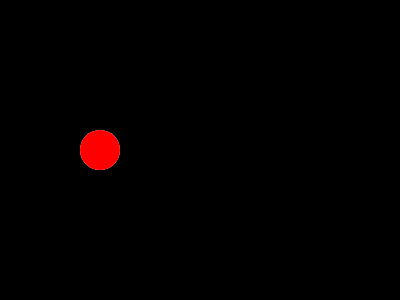
Frame 1 (no input)
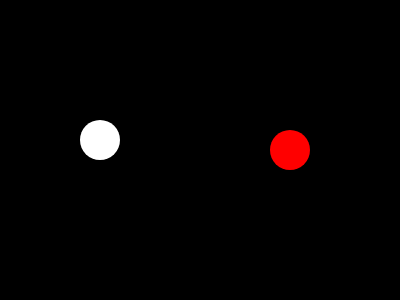
Frame 60 (no input)
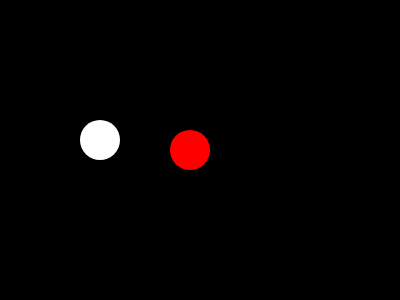
Frame 120 (the mouse pressed at the canvas centre since frame 60)

The p5.js sketch that drew these frames (run headless with seeded random() and noise() and a simulated clock; from frame 60 on, the mouse is pressed at the canvas centre):

// p5.js sketch
// ── sketch.js
// https://editor.p5js.org/novo/sketches/dhwHHrV6K
// two circles c1x, c2x v2

let c1 = {x: 100, y: 150, xs: 0, ys: 10, sz: 40};
// let c1x = 100;
// let c1y = 150;
// let c1xspeed = 0;
// let c1yspeed = 10;
// let c1size = 40;

let c2x = 100;
let c2y = 150;
let c2xspeed = 10;
let c2yspeed = 0;
let c2size = 40;

function setup() {
  createCanvas(400, 300);
  // must do in step because random not available
  // c1size = random(width)
}

function draw() {
  background(0);
  noStroke();
  
  fill(255);
  circle(c1.x, c1.y, c1.sz);
  c1.x = (c1.x + c1.xs) % width;
  c1.y = (c1.y + c1.ys) % height;
  
  fill('red');
  circle(c2x, c2y, c2size);
  c2x = (c2x + c2xspeed) % width;
  c2y = (c2y + c2yspeed) % height;

}

function mousePressed() {
  c1x = 0;
  c2x = 0;
}

// https://editor.p5js.org/novo/sketches/hS6GZi8aF
// two circles c1x, c2x v1

// Make Your Own (Make Your Own Variable)
// Code! Programming with p5.js
// The Coding Train / Daniel Shiffman
// https://thecodingtrain.com/beginners/p5js/2.2-make-your-own.html
// https://youtu.be/dRhXIIFp-ys

// Make Your Own Variable: https://editor.p5js.org/codingtrain/sketches/xPXNdPy17
// Growing Circle Exercise: https://editor.p5js.org/codingtrain/sketches/ehbMJ-otC
